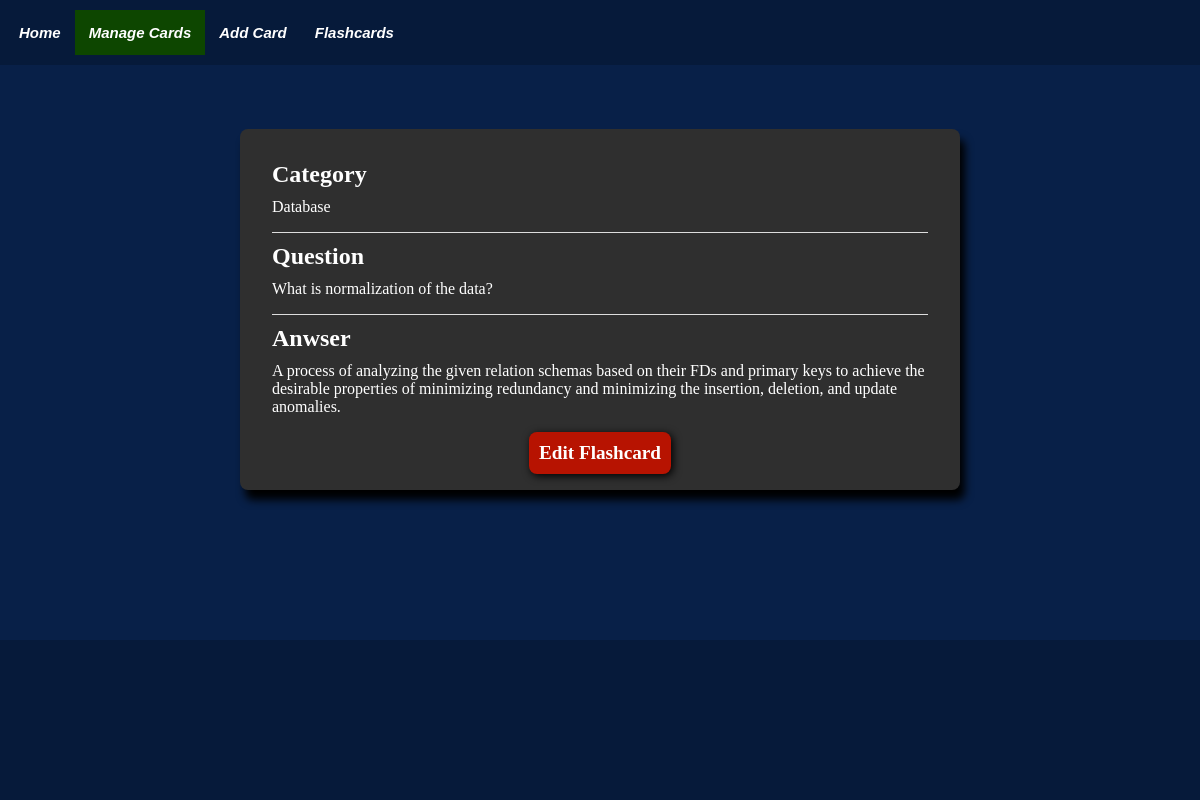
Screenshot of /view_flashcard/40 with the database file from the repository.
### tables this page shows
CREATE TABLE Flashcards(
                    cid INTEGER PRIMARY KEY AUTOINCREMENT,
                    category TEXT NOT NULL,
                    question TEXT,
                    answer TEXT,
                    qid INTEGER REFERENCES Figure(fid), 
                    aid INTEGER REFERENCES Figure(fid)
            );

### app.py (the view)
@app.route("/view_flashcard/<key>")
def view_flashcard_route(key):
    data = database.view_card(key=key)
    categories = database.view_allcategories()
    return render_template('view_flashcard.html', nav_id="manage-page", data=data, categories=categories)

### templates/view_flashcard.html (shortened to what this page needs)
{% extends "base.html" %}
{% block content %}
<div class="flashcard-content">
    <div class="flashcard-content-inner">
        <h2>Category</h2>
        <p>{{ data['category'] | escape }}</p>
    </div>
    <div class="flashcard-content-inner">
        <h2>Question</h2>
        <p>{{ data['question'] | escape }}</p>
    </div>
    <div class="flashcard-content-inner">
        <h2>Anwser</h2>
        <p>{{ data['answer'] | escape }}</p>
    </div>
    <a class="edit-btn view-btn" href="{{ url_for('edit_flashcard_route', key=data['key']) | escape }}">
        Edit Flashcard
    </a>
</div>
{% endblock %}

### static/css/base.css (style rules this page uses)
* { padding: 0; margin: 0; box-sizing: border-box; }
body { background-color: #082048; font-family: 'Times New Roman', Times, serif; width: 100%; position: relative; display: flex; flex-direction: column; min-height: 100vh; }
.flashcard-content { background-color: #2f2f2f; color: #FFFFFF; box-shadow: 5px 10px 8px #000; margin: 0 auto 4rem auto; padding: 1rem; border-radius: 8px; width: 60vw; }
.flashcard-content-inner { margin: 1rem; border-top: 1px solid #ddd;; }
.flashcard-content-inner h2 { margin: 10px 0; }
.flashcard-content-inner:first-child { border-top: none; }
.edit-btn { border: none; display: block; margin: 0 auto; padding: 10px; background-color: #b71301; box-shadow: 2px 2px 8px #000; border-radius: 8px; color: #FFFFFF; font-weight: bold; font-size: larger; }
.view-btn { text-decoration: none; text-align: center; width:fit-content; }

### rows the page displays
Flashcards: category "Database", question "What is normalization of the data?", answer "A process of analyzing the given relation schemas based on their FDs and primary keys to achieve the desirable properties of minimizing redundancy and minimizing the insertion, deletion, and update anomalies."
